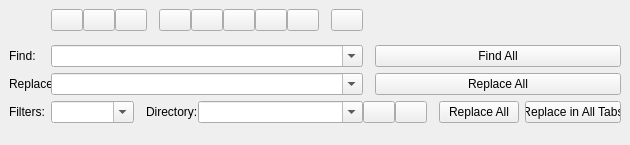
<?xml version="1.0" encoding="UTF-8"?>
<ui version="4.0">
 <class>FindWidget</class>
 <widget class="QWidget" name="FindWidget">
  <property name="geometry">
   <rect>
    <x>0</x>
    <y>0</y>
    <width>630</width>
    <height>145</height>
   </rect>
  </property>
  <property name="minimumSize">
   <size>
    <width>630</width>
    <height>145</height>
   </size>
  </property>
  <layout class="QGridLayout" name="gridLayout_4" columnstretch="0,1,0,0,2,0,0,0,0">
   <property name="leftMargin">
    <number>9</number>
   </property>
   <property name="topMargin">
    <number>9</number>
   </property>
   <property name="rightMargin">
    <number>9</number>
   </property>
   <property name="bottomMargin">
    <number>9</number>
   </property>
   <property name="horizontalSpacing">
    <number>0</number>
   </property>
   <property name="verticalSpacing">
    <number>6</number>
   </property>
   <item row="2" column="1" colspan="4">
    <widget class="QComboBox" name="cmbReplacePattern">
     <property name="editable">
      <bool>true</bool>
     </property>
    </widget>
   </item>
   <item row="2" column="0">
    <widget class="QLabel" name="lblReplace">
     <property name="minimumSize">
      <size>
       <width>42</width>
       <height>0</height>
      </size>
     </property>
     <property name="text">
      <string>Replace:</string>
     </property>
    </widget>
   </item>
   <item row="1" column="1" colspan="4">
    <widget class="QComboBox" name="cmbSearchPattern">
     <property name="editable">
      <bool>true</bool>
     </property>
    </widget>
   </item>
   <item row="1" column="0">
    <widget class="QLabel" name="lblFind">
     <property name="minimumSize">
      <size>
       <width>42</width>
       <height>0</height>
      </size>
     </property>
     <property name="text">
      <string>Find:</string>
     </property>
    </widget>
   </item>
   <item row="3" column="4">
    <widget class="QComboBox" name="cmbDirectory">
     <property name="editable">
      <bool>true</bool>
     </property>
    </widget>
   </item>
   <item row="3" column="5">
    <widget class="QPushButton" name="btn2SelectDir">
     <property name="maximumSize">
      <size>
       <width>32</width>
       <height>27</height>
      </size>
     </property>
     <property name="text">
      <string/>
     </property>
    </widget>
   </item>
   <item row="3" column="6">
    <widget class="QPushButton" name="btn2SelectCurrentDir">
     <property name="maximumSize">
      <size>
       <width>32</width>
       <height>27</height>
      </size>
     </property>
     <property name="text">
      <string/>
     </property>
    </widget>
   </item>
   <item row="3" column="8">
    <layout class="QHBoxLayout" name="horizontalLayout_2">
     <property name="spacing">
      <number>0</number>
     </property>
     <property name="leftMargin">
      <number>12</number>
     </property>
     <item>
      <widget class="QPushButton" name="btn1ReplaceAll">
       <property name="text">
        <string>Replace All</string>
       </property>
      </widget>
     </item>
     <item>
      <spacer name="horizontalSpacer_2">
       <property name="orientation">
        <enum>Qt::Horizontal</enum>
       </property>
       <property name="sizeType">
        <enum>QSizePolicy::Fixed</enum>
       </property>
       <property name="sizeHint" stdset="0">
        <size>
         <width>6</width>
         <height>10</height>
        </size>
       </property>
      </spacer>
     </item>
     <item>
      <widget class="QPushButton" name="btn1ReplaceAllInTabs">
       <property name="text">
        <string>Replace in All Tabs</string>
       </property>
      </widget>
     </item>
    </layout>
   </item>
   <item row="3" column="0">
    <widget class="QLabel" name="lblFilters">
     <property name="minimumSize">
      <size>
       <width>42</width>
       <height>0</height>
      </size>
     </property>
     <property name="text">
      <string>Filters:</string>
     </property>
    </widget>
   </item>
   <item row="1" column="5" rowspan="2" colspan="4">
    <widget class="QStackedWidget" name="stButtons">
     <property name="currentIndex">
      <number>2</number>
     </property>
     <widget class="QWidget" name="page0">
      <layout class="QGridLayout" name="gridLayout">
       <property name="leftMargin">
        <number>12</number>
       </property>
       <property name="topMargin">
        <number>0</number>
       </property>
       <property name="rightMargin">
        <number>0</number>
       </property>
       <property name="bottomMargin">
        <number>0</number>
       </property>
       <item row="0" column="0">
        <widget class="QPushButton" name="btn0FindNext">
         <property name="text">
          <string>Find Next</string>
         </property>
        </widget>
       </item>
       <item row="0" column="1">
        <widget class="QPushButton" name="btn0FindAll">
         <property name="text">
          <string>Find All</string>
         </property>
        </widget>
       </item>
       <item row="1" column="0">
        <widget class="QPushButton" name="btn0FindPrev">
         <property name="text">
          <string>Find Prev</string>
         </property>
        </widget>
       </item>
       <item row="1" column="1">
        <widget class="QPushButton" name="btn0FindAllInTabs">
         <property name="text">
          <string>Find in All Tabs</string>
         </property>
        </widget>
       </item>
      </layout>
     </widget>
     <widget class="QWidget" name="page1">
      <layout class="QGridLayout" name="gridLayout_2">
       <property name="leftMargin">
        <number>12</number>
       </property>
       <property name="topMargin">
        <number>0</number>
       </property>
       <property name="rightMargin">
        <number>0</number>
       </property>
       <property name="bottomMargin">
        <number>0</number>
       </property>
       <item row="0" column="0">
        <widget class="QPushButton" name="btn1FindNext">
         <property name="text">
          <string>Find Next</string>
         </property>
        </widget>
       </item>
       <item row="0" column="1">
        <widget class="QPushButton" name="btn1Replace">
         <property name="text">
          <string>Replace</string>
         </property>
        </widget>
       </item>
       <item row="1" column="0" colspan="2">
        <widget class="QPushButton" name="btn1ReplaceFind">
         <property name="text">
          <string>Replace and Find Next</string>
         </property>
        </widget>
       </item>
      </layout>
     </widget>
     <widget class="QWidget" name="page2">
      <layout class="QGridLayout" name="gridLayout_3">
       <property name="leftMargin">
        <number>12</number>
       </property>
       <property name="topMargin">
        <number>0</number>
       </property>
       <property name="rightMargin">
        <number>0</number>
       </property>
       <property name="bottomMargin">
        <number>0</number>
       </property>
       <item row="0" column="0">
        <widget class="QPushButton" name="btn2FindAll">
         <property name="text">
          <string>Find All</string>
         </property>
        </widget>
       </item>
       <item row="1" column="0">
        <widget class="QPushButton" name="btn2ReplaceAll">
         <property name="text">
          <string>Replace All</string>
         </property>
        </widget>
       </item>
      </layout>
     </widget>
    </widget>
   </item>
   <item row="0" column="1" colspan="4">
    <layout class="QHBoxLayout" name="horizontalLayout">
     <property name="spacing">
      <number>0</number>
     </property>
     <property name="bottomMargin">
      <number>8</number>
     </property>
     <item>
      <widget class="QPushButton" name="btnOptCaseSensitive">
       <property name="maximumSize">
        <size>
         <width>32</width>
         <height>27</height>
        </size>
       </property>
       <property name="text">
        <string/>
       </property>
       <property name="checkable">
        <bool>true</bool>
       </property>
      </widget>
     </item>
     <item>
      <widget class="QPushButton" name="btnOptWords">
       <property name="maximumSize">
        <size>
         <width>32</width>
         <height>27</height>
        </size>
       </property>
       <property name="text">
        <string/>
       </property>
       <property name="checkable">
        <bool>true</bool>
       </property>
      </widget>
     </item>
     <item>
      <widget class="QPushButton" name="btnOptRegexp">
       <property name="maximumSize">
        <size>
         <width>32</width>
         <height>27</height>
        </size>
       </property>
       <property name="text">
        <string/>
       </property>
       <property name="checkable">
        <bool>true</bool>
       </property>
      </widget>
     </item>
     <item>
      <spacer name="hspOpt1">
       <property name="orientation">
        <enum>Qt::Horizontal</enum>
       </property>
       <property name="sizeType">
        <enum>QSizePolicy::Fixed</enum>
       </property>
       <property name="sizeHint" stdset="0">
        <size>
         <width>12</width>
         <height>10</height>
        </size>
       </property>
      </spacer>
     </item>
     <item>
      <widget class="QPushButton" name="btnOptReverse">
       <property name="maximumSize">
        <size>
         <width>32</width>
         <height>27</height>
        </size>
       </property>
       <property name="text">
        <string/>
       </property>
       <property name="checkable">
        <bool>true</bool>
       </property>
      </widget>
     </item>
     <item>
      <widget class="QPushButton" name="btnOptWrap">
       <property name="maximumSize">
        <size>
         <width>32</width>
         <height>27</height>
        </size>
       </property>
       <property name="text">
        <string/>
       </property>
       <property name="checkable">
        <bool>true</bool>
       </property>
      </widget>
     </item>
     <item>
      <widget class="QPushButton" name="btnOptInSelection">
       <property name="maximumSize">
        <size>
         <width>32</width>
         <height>27</height>
        </size>
       </property>
       <property name="text">
        <string/>
       </property>
       <property name="checkable">
        <bool>true</bool>
       </property>
      </widget>
     </item>
     <item>
      <widget class="QPushButton" name="btnOptInSubDirs">
       <property name="maximumSize">
        <size>
         <width>32</width>
         <height>27</height>
        </size>
       </property>
       <property name="text">
        <string/>
       </property>
       <property name="checkable">
        <bool>true</bool>
       </property>
      </widget>
     </item>
     <item>
      <widget class="QPushButton" name="btnOptInHiddenDirs">
       <property name="maximumSize">
        <size>
         <width>32</width>
         <height>27</height>
        </size>
       </property>
       <property name="text">
        <string/>
       </property>
       <property name="checkable">
        <bool>true</bool>
       </property>
      </widget>
     </item>
     <item>
      <spacer name="hspOpt2">
       <property name="orientation">
        <enum>Qt::Horizontal</enum>
       </property>
       <property name="sizeType">
        <enum>QSizePolicy::Fixed</enum>
       </property>
       <property name="sizeHint" stdset="0">
        <size>
         <width>12</width>
         <height>10</height>
        </size>
       </property>
      </spacer>
     </item>
     <item>
      <widget class="QPushButton" name="btnOptMark">
       <property name="maximumSize">
        <size>
         <width>32</width>
         <height>27</height>
        </size>
       </property>
       <property name="text">
        <string/>
       </property>
       <property name="checkable">
        <bool>true</bool>
       </property>
      </widget>
     </item>
     <item>
      <spacer name="hspOpt3">
       <property name="orientation">
        <enum>Qt::Horizontal</enum>
       </property>
       <property name="sizeHint" stdset="0">
        <size>
         <width>0</width>
         <height>10</height>
        </size>
       </property>
      </spacer>
     </item>
    </layout>
   </item>
   <item row="3" column="1">
    <widget class="QComboBox" name="cmbFilters">
     <property name="editable">
      <bool>true</bool>
     </property>
    </widget>
   </item>
   <item row="4" column="0">
    <spacer name="vspExpander">
     <property name="orientation">
      <enum>Qt::Vertical</enum>
     </property>
     <property name="sizeHint" stdset="0">
      <size>
       <width>10</width>
       <height>0</height>
      </size>
     </property>
    </spacer>
   </item>
   <item row="3" column="3">
    <widget class="QLabel" name="lblDirectory">
     <property name="text">
      <string>Directory:</string>
     </property>
    </widget>
   </item>
   <item row="3" column="2">
    <spacer name="hspFiltersDir">
     <property name="orientation">
      <enum>Qt::Horizontal</enum>
     </property>
     <property name="sizeType">
      <enum>QSizePolicy::Fixed</enum>
     </property>
     <property name="sizeHint" stdset="0">
      <size>
       <width>12</width>
       <height>10</height>
      </size>
     </property>
    </spacer>
   </item>
   <item row="3" column="7">
    <spacer name="horizontalSpacer">
     <property name="orientation">
      <enum>Qt::Horizontal</enum>
     </property>
     <property name="sizeHint" stdset="0">
      <size>
       <width>0</width>
       <height>10</height>
      </size>
     </property>
    </spacer>
   </item>
  </layout>
 </widget>
 <resources/>
 <connections/>
</ui>
